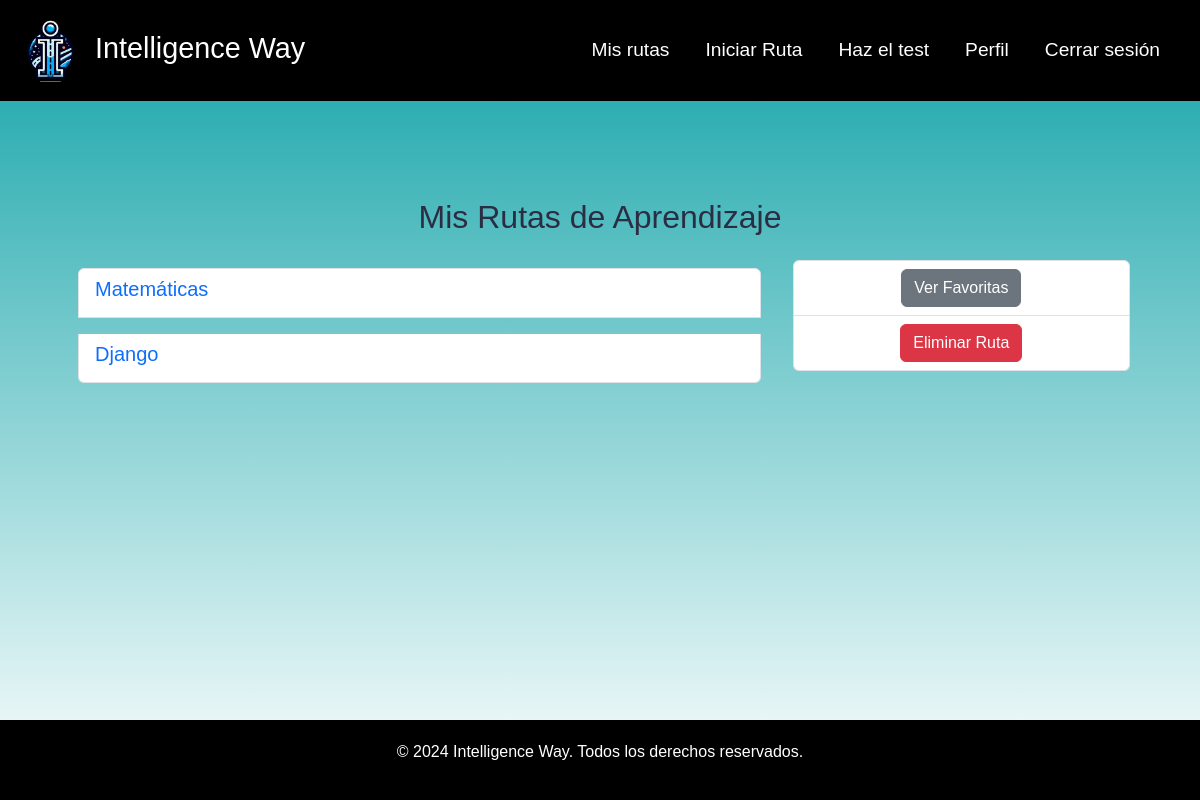
The app's page /route/my-routes/ (signed in), older data.
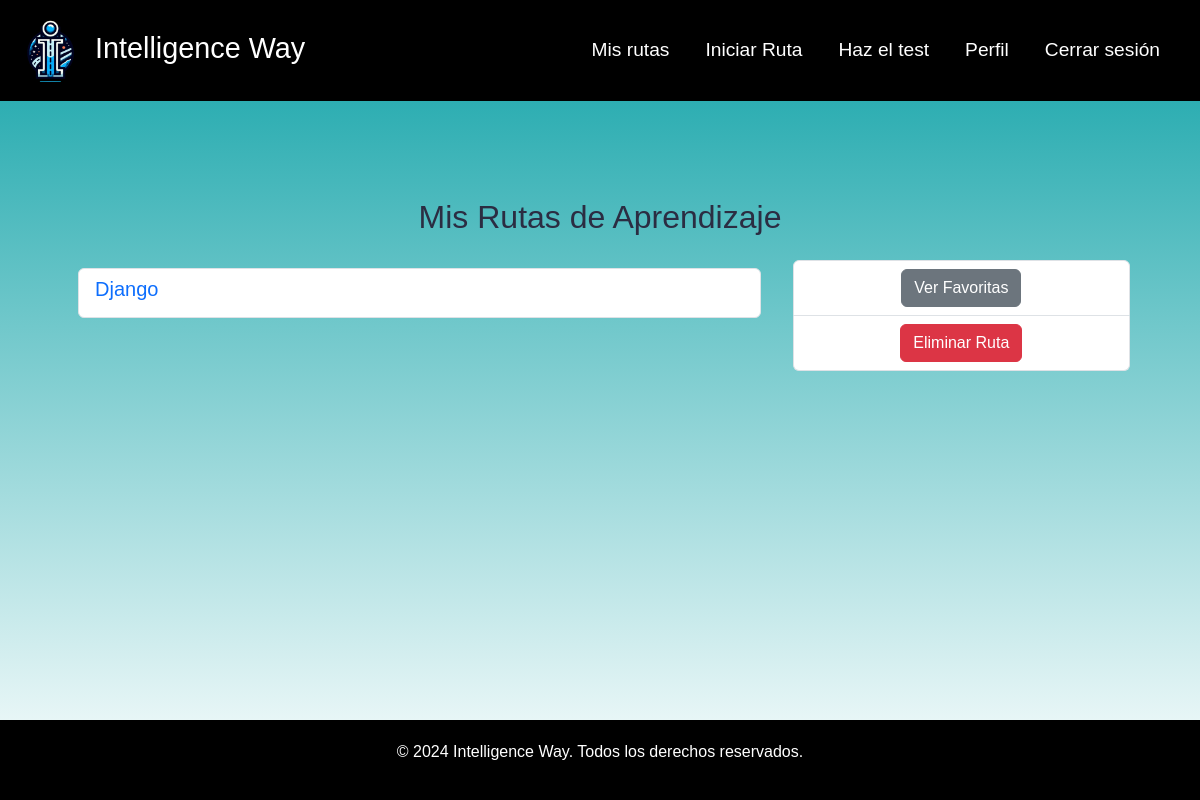
The same page, newer data.
### route/models.py (models this page shows, shortened)
class RutaAprendizaje(models.Model):
    title = models.CharField(max_length=100)
    description = models.TextField(max_length=255)
    usuario = models.ForeignKey(User, on_delete=models.CASCADE)
    contenidos = models.ManyToManyField(Contenido, through='ProgresoContenido', related_name='rutas')
    completado = models.BooleanField(default=False)

### route/views.py (the view)
# urls.py: path('my-routes/', views.MyRoutes.as_view(), name='my_routes'),
class MyRoutes(ListView):
    model = RutaAprendizaje
    template_name = 'my_routes.html'  # Change this to the path to your template
    context_object_name = 'routes'
    paginate_by = 4  # Number of routes per page
    def get_queryset(self):
        return RutaAprendizaje.objects.filter(usuario=self.request.user)  # Make sure to filter by user

### route/templates/my_routes.html (shortened to what this page needs)
{% extends "base.html" %}
{% block content %}
    <div class="container mt-5">
        <h2 class="text-center mb-4">Mis Rutas de Aprendizaje</h2>
        {% if page_obj %}
            <div class="row">
                <div class="col-md-8">
                    <ul class="list-group">
                        {% for route in page_obj %}
                            <li class="list-group-item d-flex justify-content-between align-items-center m-2">
                                <h5>
                                    <a href="{% url 'ruta_detail' route.id %}" class="text-decoration-none">{{ route.title }}</a>
                                </h5>
                            </li>
                        {% endfor %}
                    </ul>
                </div>
                <div class="col-md-4">
                    <div class="list-group">
                        <div class="list-group-item text-center">
                            <a class="btn btn-secondary" href="{% url 'ruta_favoritas' %}">Ver Favoritas</a>
                        </div>
                        <div class="list-group-item text-center">
                            <a class="btn btn-danger" href="{% url 'ruta_eliminar' %}">Eliminar Ruta</a>
                        </div>
                    </div>
                </div>
            </div>
        {% else %}
            <div class="alert alert-info text-center mt-4" role="alert">
                <p>No tienes rutas de aprendizaje aún.</p>
                <a class="btn btn-success" href="{% url 'crear_ruta' %}">Crear una Ruta de Aprendizaje</a>
            </div>
        {% endif %}
    </div>
{% endblock %}

Row changes from the older to the newer data that the page shows:
removed RutaAprendizaje: title "Matemáticas"
